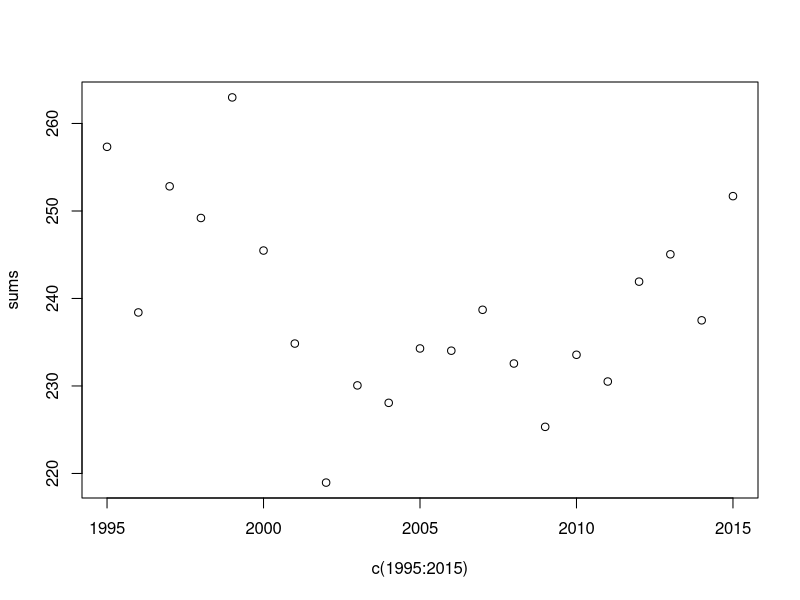

The R source for this figure:
library(readxl)
setwd("~/GitHub/cprit_2020")
county_SIRs <- read_excel("Analysis/Clean Data for Plots/Every Year 1995-2015/All by Hist Type.xlsx", sheet = 1)
county_SIRs <- data.frame(county_SIRs)
sums <- c()
for (i in 1995:2015){
  data <- subset(county_SIRs, Year == i)
  sums <- append(sums,sum(data["SIR"]))
}
sums
plot(c(1995:2015),sums)
